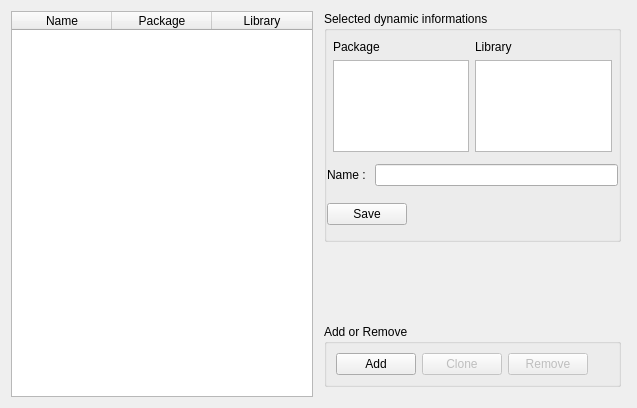
<?xml version="1.0" encoding="UTF-8"?>
<ui version="4.0">
 <class>FileVpzDynamics</class>
 <widget class="QWidget" name="FileVpzDynamics">
  <property name="geometry">
   <rect>
    <x>0</x>
    <y>0</y>
    <width>637</width>
    <height>408</height>
   </rect>
  </property>
  <property name="windowTitle">
   <string>Form</string>
  </property>
  <property name="autoFillBackground">
   <bool>true</bool>
  </property>
  <layout class="QHBoxLayout" name="horizontalLayout_2">
   <item>
    <widget class="QTableWidget" name="tabDynamics">
     <property name="sizePolicy">
      <sizepolicy hsizetype="Fixed" vsizetype="Expanding">
       <horstretch>0</horstretch>
       <verstretch>0</verstretch>
      </sizepolicy>
     </property>
     <property name="minimumSize">
      <size>
       <width>302</width>
       <height>0</height>
      </size>
     </property>
     <property name="maximumSize">
      <size>
       <width>302</width>
       <height>16777215</height>
      </size>
     </property>
     <property name="horizontalScrollBarPolicy">
      <enum>Qt::ScrollBarAlwaysOff</enum>
     </property>
     <property name="selectionMode">
      <enum>QAbstractItemView::NoSelection</enum>
     </property>
     <property name="selectionBehavior">
      <enum>QAbstractItemView::SelectRows</enum>
     </property>
     <attribute name="verticalHeaderVisible">
      <bool>false</bool>
     </attribute>
     <column>
      <property name="text">
       <string>Name</string>
      </property>
     </column>
     <column>
      <property name="text">
       <string>Package</string>
      </property>
     </column>
     <column>
      <property name="text">
       <string>Library</string>
      </property>
     </column>
    </widget>
   </item>
   <item>
    <layout class="QVBoxLayout" name="verticalLayout_13">
     <property name="leftMargin">
      <number>5</number>
     </property>
     <property name="rightMargin">
      <number>5</number>
     </property>
     <property name="bottomMargin">
      <number>10</number>
     </property>
     <item>
      <widget class="QGroupBox" name="dynDetailBox">
       <property name="title">
        <string>Selected dynamic informations</string>
       </property>
       <property name="flat">
        <bool>false</bool>
       </property>
       <layout class="QVBoxLayout" name="verticalLayout_12">
        <property name="leftMargin">
         <number>0</number>
        </property>
        <property name="rightMargin">
         <number>0</number>
        </property>
        <item>
         <layout class="QHBoxLayout" name="horizontalLayout_6">
          <property name="leftMargin">
           <number>6</number>
          </property>
          <property name="rightMargin">
           <number>6</number>
          </property>
          <item>
           <layout class="QVBoxLayout" name="verticalLayout_10">
            <item>
             <widget class="QLabel" name="label_8">
              <property name="text">
               <string>Package</string>
              </property>
             </widget>
            </item>
            <item>
             <widget class="QListWidget" name="dynPackageList"/>
            </item>
           </layout>
          </item>
          <item>
           <layout class="QVBoxLayout" name="verticalLayout_11">
            <item>
             <widget class="QLabel" name="label_9">
              <property name="text">
               <string>Library</string>
              </property>
             </widget>
            </item>
            <item>
             <widget class="QListWidget" name="dynLibraryList"/>
            </item>
           </layout>
          </item>
         </layout>
        </item>
        <item>
         <layout class="QHBoxLayout" name="horizontalLayout_7">
          <property name="leftMargin">
           <number>0</number>
          </property>
          <property name="topMargin">
           <number>6</number>
          </property>
          <property name="bottomMargin">
           <number>6</number>
          </property>
          <item>
           <widget class="QLabel" name="labelDynName">
            <property name="text">
             <string>Name : </string>
            </property>
           </widget>
          </item>
          <item>
           <widget class="QLineEdit" name="dynNameEdit"/>
          </item>
         </layout>
        </item>
        <item>
         <layout class="QHBoxLayout" name="horizontalLayout_8">
          <property name="topMargin">
           <number>5</number>
          </property>
          <property name="bottomMargin">
           <number>5</number>
          </property>
          <item>
           <widget class="QPushButton" name="dynSave">
            <property name="text">
             <string>Save</string>
            </property>
           </widget>
          </item>
          <item>
           <spacer name="horizontalSpacer_5">
            <property name="orientation">
             <enum>Qt::Horizontal</enum>
            </property>
            <property name="sizeHint" stdset="0">
             <size>
              <width>40</width>
              <height>20</height>
             </size>
            </property>
           </spacer>
          </item>
         </layout>
        </item>
       </layout>
      </widget>
     </item>
     <item>
      <spacer name="verticalSpacer_2">
       <property name="orientation">
        <enum>Qt::Vertical</enum>
       </property>
       <property name="sizeHint" stdset="0">
        <size>
         <width>20</width>
         <height>176</height>
        </size>
       </property>
      </spacer>
     </item>
     <item>
      <widget class="QGroupBox" name="dynActionsBox">
       <property name="title">
        <string>Add or Remove</string>
       </property>
       <layout class="QHBoxLayout" name="horizontalLayout_9">
        <item>
         <widget class="QPushButton" name="dynAdd">
          <property name="text">
           <string>Add</string>
          </property>
         </widget>
        </item>
        <item>
         <widget class="QPushButton" name="dynClone">
          <property name="enabled">
           <bool>false</bool>
          </property>
          <property name="text">
           <string>Clone</string>
          </property>
         </widget>
        </item>
        <item>
         <widget class="QPushButton" name="dynRemove">
          <property name="enabled">
           <bool>false</bool>
          </property>
          <property name="text">
           <string>Remove</string>
          </property>
         </widget>
        </item>
        <item>
         <spacer name="horizontalSpacer_6">
          <property name="orientation">
           <enum>Qt::Horizontal</enum>
          </property>
          <property name="sizeHint" stdset="0">
           <size>
            <width>40</width>
            <height>20</height>
           </size>
          </property>
         </spacer>
        </item>
       </layout>
      </widget>
     </item>
    </layout>
   </item>
  </layout>
 </widget>
 <resources/>
 <connections/>
</ui>
